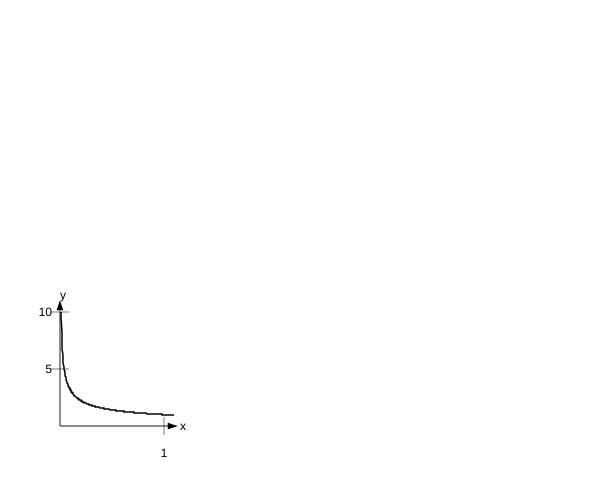

Here is the gnuplot script that generated this plot:
      set terminal svg
      set tmargin 0
      set bmargin 3
      set border -1 lw 0.5
      unset border
      set style line 1 linetype -1 linewidth 1.5
          # ...   style for the curve itself
      set style arrow 1 size screen .017,20 filled linetype -1 linewidth .5
      set xtics axis (1.0)
      set ytics axis (5.0,10.0)
      set xzeroaxis linetype -1 linewidth 0.5
      set yzeroaxis linetype -1 linewidth 0.5
      set label "x" at 1.155,0
      set label "y" at 0,11.5
      set samples 300
      unset key
      set size square 0.35,0.35
      set arrow from 0.0,0 to 1.133,0 arrowstyle 1
      set arrow from 0,0.0 to 0,11.0 arrowstyle 1
      set xrange [0.0:1.1]
      set yrange [0.0:10.0]
plot x**-.5 with lines linestyle 1 
